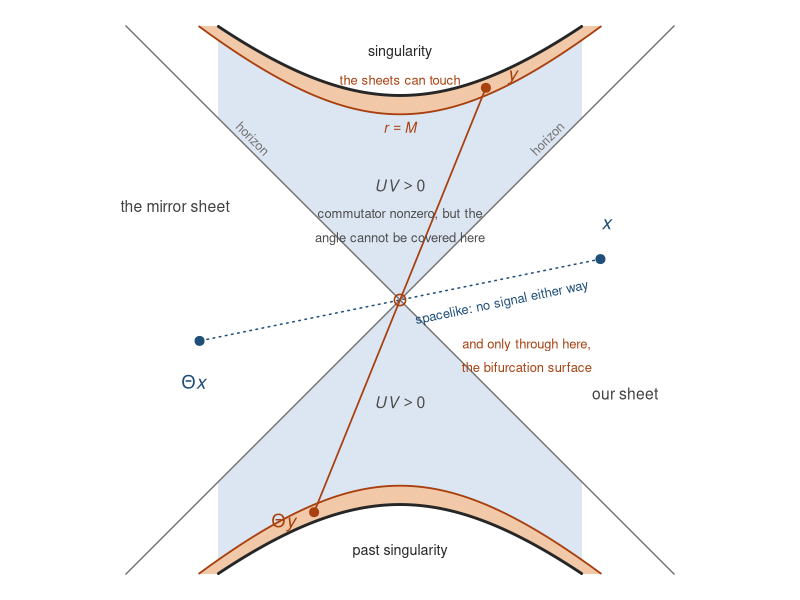
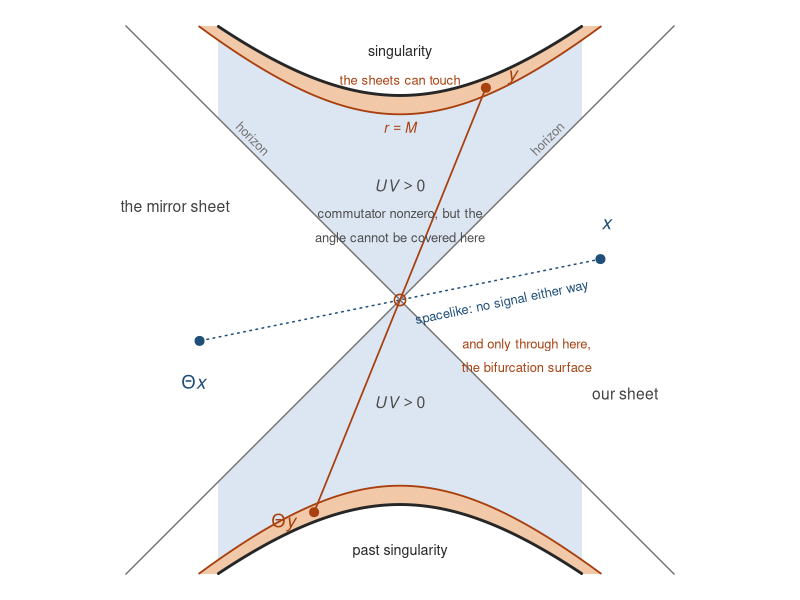

Source code (R) for these figures, in order:
#!/usr/bin/env Rscript
# fig_kruskal_contact.R -- the companion's one geometric claim, drawn.
#
# Kruskal diagram of an eternal hole, U = T - X and V = T + X, so UV = T^2 - X^2.
# The fold's wedge reflection J is (T,X) -> (-T,-X): it swaps the two exteriors and
# swaps the two interiors. Under it dU = 2U and dV = 2V, so the cross-sheet commutator
# goes as UV and vanishes identically wherever UV < 0, which is both exteriors.
#
# That is the two-dimensional statement. In four dimensions the fold also sends the unit
# vector n to -n, so a point and its image are ANTIPODAL on the sphere and a connecting
# curve must cover pi of angle. Causality caps the angular path at
#     Dphi_max(r) = 2 pi - 4 asin sqrt(r/2M),
# which reaches pi at r = M. So contact reaches the inner half of the hole, and for an
# uncharged one it is confined there; at charge the exclusion is open, as A.15 records. And
# the boundary drawn here is exact, not schematic. A.15 and pinch_4d_exact.R.

M <- 1
UV       <- function(r) (1 - r/(2*M))*exp(r/(2*M))
dphi_max <- function(r) 2*pi - 4*asin(sqrt(r/(2*M)))
r_c      <- 2*M*sin(pi/4)^2
UV_c     <- UV(r_c)
stopifnot(abs(r_c - M) < 1e-12, abs(dphi_max(r_c) - pi) < 1e-12,
          abs(UV_c - sqrt(exp(1))/2) < 1e-12)
cat(sprintf("  contact for r <= %.4f M, i.e. UV >= %.4f, singularity at UV = 1\n", r_c/M, UV_c))

L <- 1.34
ink <- "grey15"; horiz <- "grey45"; fill <- "#dce6f2"; band <- "#f2c9a8"
warm <- "#a8400f"; cool <- "#1f4e79"

hyp <- function(c, s) { x <- seq(-L, L, length.out=600)
                        t <- s*sqrt(c + x^2); k <- abs(t) <= L; list(x=x[k], t=t[k]) }

draw <- function() {
  par(mar=c(0.2,0.2,0.2,0.2), xpd=NA)
  plot(NA, xlim=c(-L,L), ylim=c(-L,L), asp=1, axes=FALSE, xlab="", ylab="")

  xs <- seq(-L, L, length.out=500)
  for (s in c(1,-1)) {                                   # UV > 0: both interiors
    tt <- s*sqrt(1 + xs^2); keep <- abs(tt) <= L
    polygon(c(xs[keep], rev(xs[keep])), c(tt[keep], rev(s*abs(xs[keep]))), col=fill, border=NA)
  }
  for (s in c(1,-1)) {                                   # the contact band, r <= M
    a <- hyp(UV_c, s); b <- hyp(1, s)
    polygon(c(a$x, rev(b$x)), c(a$t, rev(b$t)), col=band, border=NA)
    lines(a$x, a$t, col=warm, lwd=1.8)
  }

  segments(-L,-L, L, L, col=horiz, lwd=1.4)
  segments(-L, L, L,-L, col=horiz, lwd=1.4)
  for (s in c(1,-1)) { b <- hyp(1, s); lines(b$x, b$t, lwd=2.8, col=ink) }

  px <- 0.98; pt <- 0.20                                 # exterior pair: spacelike
  segments(px, pt, -px, -pt, col=cool, lty=3, lwd=1.5)
  points(c(px,-px), c(pt,-pt), pch=19, cex=1.2, col=cool)
  text(px+0.03, pt+0.17, expression(italic(x)), cex=1.15, col=cool)
  text(-px-0.03, -pt-0.20, expression(Theta*italic(x)), cex=1.15, col=cool)
  text(0.50, -0.015, "spacelike: no signal either way", cex=0.78, col=cool, srt=11.6)

  qx <- 0.42; qt <- sqrt(0.90 + qx^2)                    # interior pair, inside the band
  segments(qx, qt, -qx, -qt, col=warm, lwd=1.7)
  points(c(qx,-qx), c(qt,-qt), pch=19, cex=1.2, col=warm)
  text(qx+0.13, qt+0.05, expression(italic(y)), cex=1.15, col=warm)
  text(-qx-0.15, -qt-0.05, expression(Theta*italic(y)), cex=1.15, col=warm)

  text( 1.10, -0.46, "our sheet", cex=0.94, col="grey25")
  text(-1.10,  0.46, "the mirror sheet", cex=0.94, col="grey25")
  text( 0.00,  1.21, "singularity", cex=0.86, col=ink)
  text( 0.00, -1.23, "past singularity", cex=0.86, col=ink)
  text( 0.00,  1.075, "the sheets can touch", cex=0.78, col=warm)
  text( 0.00,  0.56, expression(italic(UV) > 0), cex=0.95, col="grey30")
  # These two are wider than the interior region is at their height, so the geodesic crosses
  # them wherever they sit. A mask was tried and looked worse: the labels straddle the edge of
  # the shaded region, so a single-colour patch shows as a box. They are on the accepted list
  # in checks/ink_overlaps_accepted.tsv instead, the crossing line being a thin one.
  text( 0.00,  0.42, "commutator nonzero, but the", cex=0.78, col="grey30")
  text( 0.00,  0.30, "angle cannot be covered here", cex=0.78, col="grey30")
  text( 0.00, -0.50, expression(italic(UV) > 0), cex=0.95, col="grey30")
  text( 0.72,  0.79, "horizon", cex=0.78, col=horiz, srt=45)
  text(-0.72,  0.79, "horizon", cex=0.78, col=horiz, srt=-45)
  text( 0.00,  0.845, expression(italic(r) == italic(M)), cex=0.84, col=warm)
  points(0, 0, pch=1, cex=1.5, col=warm, lwd=1.6)
  text(0.62, -0.22, "and only through here,", cex=0.78, col=warm)
  text(0.62, -0.33, "the bifurcation surface", cex=0.78, col=warm)
}

for (f in c("paper/fig_companion_kruskal.pdf","paper/fig_companion_kruskal.png")) {
  if (grepl("pdf$", f)) pdf(f, width=6.4, height=6.0) else png(f, width=960, height=900, res=150)
  draw(); invisible(dev.off()); cat("  wrote", f, "\n")
}
